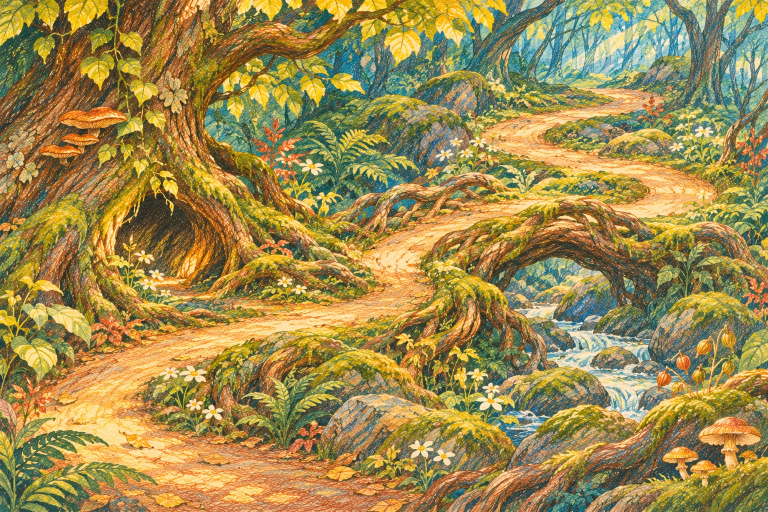
#> input picture storybook/assets/winding-path/source/winding-path-crayon-source.webp, 1536 x 1024 px (shown at 1/2 size)
$ python forest_path_export.py
#> lines starting #> are read from the running program, lines starting #| are printed output that depends on the picture
#!/usr/bin/env python3
"""Reproducible Stage 07 exports from purpose-generated original crayon painting.

The mobile image is a camera-path reconstruction/remapping of the Stage07 *new*
source painting, NOT an independently illustrated portrait; source claims must
state this. No use of the flattened V2 masterboard or generic vector illustrations.
"""
from __future__ import annotations
import argparse
import hashlib
import json
from pathlib import Path
import cv2
import numpy as np
from PIL import Image

ROOT = Path(__file__).resolve().parents[1]
DEFAULT = ROOT / 'storybook/assets/winding-path'

def sha(p: Path) -> str:
    return hashlib.sha256(p.read_bytes()).hexdigest()

def export(base: Path) -> None:
    src = base / 'source/winding-path-crayon-source.webp'
    assert src.exists(), f'missing source: {src}'
    out = base / 'exports'
    out.mkdir(parents=True, exist_ok=True)
    original = Image.open(src).convert('RGB')
#> original is the input picture: PIL image 1536x1024 RGB; mean R, G, B 158.1, 138, 78.5
    assert original.size == (1536, 1024), original.size
    # Landscape is an individually compressed export of a purpose-rendered scene.
    desktop = out / 'winding-path-desktop.webp'
    original.save(desktop, 'WEBP', quality=79, method=6)

    # Portrait storyboard: shift the framing center with the winding trail from
    # its lower-left foreground to its upper-right background. Each scanline is
    # remapped continuously; there is no hard collage seam or simple CSS crop.
    # This remains a derivation from the original work, NOT fresh portrait art.
    w, h = 768, 1248
    yy, xx = np.mgrid[0:h, 0:w].astype(np.float32)
    t = yy / float(h - 1)
    center = 365.0 + 755.0 * (1 - t ** 1.08)
    map_x = center + (xx / (w - 1) - 0.5) * 635.0
    map_y = (t ** 0.988) * 1023
    array = np.asarray(original)
    portrait = cv2.remap(array, map_x, map_y, interpolation=cv2.INTER_CUBIC,
                         borderMode=cv2.BORDER_REFLECT_101)
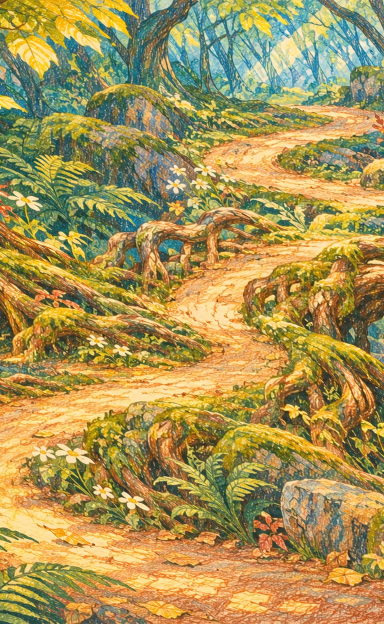
#> portrait: shape (1248, 768, 3) (shown at 1/2 size); mean R, G, B 168.2, 147, 85.2
    mobile = out / 'winding-path-mobile.webp'
    Image.fromarray(portrait).save(mobile, 'WEBP', quality=80, method=6)

    files=[]
    for p, kind in [(src,'source'),(desktop,'desktop'),(mobile,'mobile')]:
        with Image.open(p) as im:
            width,height=im.size; mode=im.mode
#> after `width, height = im.size`: width = 1536; height = 1024
#> after `mode = im.mode`: mode = 'RGB'
        files.append(dict(path=p.relative_to(base).as_posix(),role=kind,width=width,height=height,
                          bytes=p.stat().st_size,sha256=sha(p),mode=mode))
    manifest=dict(schema='lazarus-forest-path-v1',chapter='02 — Winding Path',version='1.0.0',
                  artwork='Original AI-assisted digital crayon/colored-pencil landscape generated specifically for Lazarus Dev, 2026-11-15.',
                  source='New 1536x1024 artwork. NOT sourced from V2 flattened masterboard.',
                  mobile_provenance='Purpose-composed portrait traversal via continuous serpentine pixel remapping of this new original painting. Not a separately generated painting, not a basic crop or collage. Re-evaluate mobile-native art at Stage14.',
                  character='Reuses unchanged Stage05 Paperkeeper and moth independent transparent assets.',
                  animation='One user-invoked SVG pencil-route reveal only. No automatic motion, scroll lock or parallax engine.',
                  files=files)
    (base/'manifest.json').write_text(json.dumps(manifest,indent=2,ensure_ascii=False)+'\n')
    print('STAGE07 image export',[(x['role'],x['width'],x['height'],x['bytes']) for x in files])
#| STAGE07 image export [('source', 1536, 1024, 701442), ('desktop', 1536, 1024, 556590), ('mobile', 768, 1248, 274442)]

if __name__=='__main__':
    a=argparse.ArgumentParser();a.add_argument('--base',type=Path,default=DEFAULT)
    export(a.parse_args().base)
